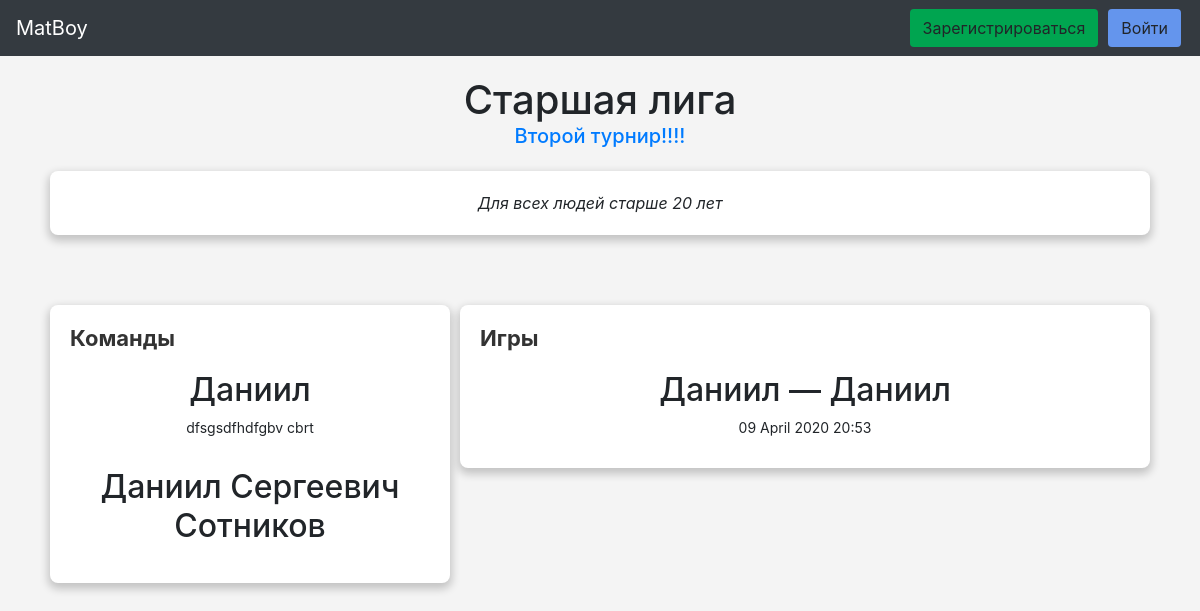
The page /league/1 on the database its author committed.
### data/league.py (models this page shows, shortened)
class League(BaseModel):
    __tablename__ = "leagues"
    __repr_attrs__ = ["title", "chief"]
    serialize_only = ("id",
                      "title",
                      "description",
                      "chief.id",
                      "chief.email",
                      "chief.fullname",
                      "tournament.id",
                      "tournament.title",
                      "teams.id",
                      "teams.name",
                      )
    title = sa.Column(sa.String, unique=False)
    description = sa.Column(sa.Text, nullable=True)
    chief_id = sa.Column(sa.Integer, sa.ForeignKey("users.id"))
    tournament_id = sa.Column(sa.Integer, sa.ForeignKey("tournaments.id"))
    chief = orm.relationship("User", backref="leagues")
    tournament = orm.relationship("Tournament", backref="leagues")

### data/tournament.py (models this page shows, shortened)
class Tournament(BaseModel):
    __tablename__ = "tournaments"
    __repr_attrs__ = ["title", "chief"]
    title = sa.Column(sa.String, unique=True)
    description = sa.Column(sa.Text, nullable=True)
    place = sa.Column(sa.String, nullable=True)
    start = sa.Column(sa.Date, nullable=True)
    end = sa.Column(sa.Date, nullable=True)
    chief_id = sa.Column(sa.Integer, sa.ForeignKey("users.id"))
    chief = orm.relationship("User", backref="tournaments")

### data/team.py (models this page shows, shortened)
class Team(BaseModel):
    __tablename__ = "teams"
    __repr_attrs__ = ["name", "tournament"]
    serialize_only = ("id",
                      "name",
                      "motto",
                      "status",
                      "trainer.id",
                      "trainer.email",
                      "trainer.fullname",
                      "tournament.id",
                      "tournament.title",
                      "league.id",
                      "league.title",
                      )
    name = sa.Column(sa.String)
    motto = sa.Column(sa.String, nullable=True)
    status = sa.Column(sa.Integer, default=1)
    trainer_id = sa.Column(sa.Integer, sa.ForeignKey("users.id"), nullable=True)
    tournament_id = sa.Column(sa.Integer, sa.ForeignKey("tournaments.id"), nullable=True)
    league_id = sa.Column(sa.Integer, sa.ForeignKey("leagues.id"), nullable=True)
    trainer = orm.relationship("User", backref="teams_for_train")
    tournament = orm.relationship("Tournament", backref="teams")
    league = orm.relationship("League", backref="teams")
    players = orm.relationship("User", secondary="users_to_teams", backref="teams")

### data/game.py (models this page shows, shortened)
class Game(BaseModel):
    __tablename__ = "games"
    __repr_attrs__ = ["team1", "team2", "league", "start"]
    serialize_only = ("id",
                      "title",
                      "place",
                      "start",
                      "status",
                      "judge.id",
                      "judge.email",
                      "judge.fullname",
                      "team1.id",
                      "team1.name",
                      "team2.id",
                      "team2.name",
                      "league.id",
                      "league.title",
                      )
    place = sa.Column(sa.String, nullable=True)
    start = sa.Column(sa.DateTime, nullable=True)
    protocol = sa.Column(MutableJson)
    status = sa.Column(sa.Boolean, default=1)
    judge_id = sa.Column(sa.Integer, sa.ForeignKey("users.id"))
    team1_id = sa.Column(sa.Integer, sa.ForeignKey("teams.id"))
    team2_id = sa.Column(sa.Integer, sa.ForeignKey("teams.id"))
    league_id = sa.Column(sa.Integer, sa.ForeignKey("leagues.id"))
    judge = orm.relationship("User", backref="judged_games")
    team1 = orm.relationship("Team", backref="games_1", foreign_keys=[team1_id, ])
    team2 = orm.relationship("Team", backref="games_2", foreign_keys=[team2_id, ])
    league = orm.relationship("League", backref="games")
    @property
    def title(self):
        return f"{self.team1.name} — {self.team2.name}"

### app/web_pages.py (the view)
@blueprint.route("/league/<int:league_id>")
def league_page(league_id):
    session = create_session()
    league = session.query(League).get(league_id)
    if not league:
        abort(404)
    return render_template("league.html", league=league)

### data/db_session.py (called while the page is built)
def create_session() -> Session:
    global __factory
    return __factory()

### templates/league.html (shortened to what this page needs)
{% extends 'base.html' %}
{% from 'models_macroses.html' import formated_datetime %}
{% block content %}
<div class="title_container">
  <h1 class="page_title">
    {{league.title}}
  </h1>
  <h5>
    <a href="/tournament/{{league.tournament.id}}">
      {{league.tournament.title}}
    </a>
  </h5>
</div>
<div class="box_container" style="margin-top: 0;">
  <div class="page_description box">
    {{league.description}}
  </div>
</div>
<div class="box_container">
  <div class="box box-tiny">
    <div class="shadow-box__title">
      Команды
    </div>
    {% for team in league.teams | sort(reverse=True, attribute="created_at") if team.status == 2 %}
      <div class="centered_block block_link"
            onclick="redirect(event)"
            href="/team/{{team.id}}"
      >
        <h2 class="item_title">{{team.name}}</h2>
        <div class="description">
          {{team.motto}}
        </div>
      </div>
    {% endfor %}
  </div>
  <div class="box box-large">
    <div class="shadow-box__title">
      Игры
    </div>
    {% for game in league.games %}
      <div class="centered_block block_link"
           onclick="redirect(event)"
           href="/game/{{game.id}}"
      >
        <h2 class="item_title">{{game.title}}</h2>
        <div class="description">
          {{formated_datetime(game.start)}}
        </div>
      </div>
    {% endfor %}
  </div>
</div>
{% endblock content %}

### templates/models_macroses.html (shortened to what this page needs)
{% set with_time_format = "%d %B %Y %H:%M"%}
{% macro formated_datetime(datetime) %}
  {% if datetime %}
    {{datetime.strftime(with_time_format)}}
  {% else %}
    Не известно
  {% endif %}
{% endmacro %}

### static/css/style.css (style rules this page uses)
body { height: 100%; background: #f4f4f4; font-size: 14px; font-weight: normal; font-family: "-apple-system",BlinkMacSystemFont,Arial,sans-serif; }
.shadow-box__title { -webkit-font-smoothing: antialiased; -moz-osx-font-smoothing: grayscale; display: flex; align-items: center; color: #333; font-size: 22px; line-height: 26px; font-family: "-apple-system",BlinkMacSystemFont,Arial,sans-serif; font-weight: 700; }
.item_title { margin-top: 10px; }
.block_link { cursor: pointer; transition: 0.2s ease-in; border-radius: 20px; }
.centered_block { text-align: center; padding: 10px 10px; width: 100%; box-sizing: border-box; align-items: center; }
.box-large { max-width: 700px; background: #fff; box-shadow: 0 2px 4px 0 rgba(0,0,0,0.1); border-radius: 4px; flex-grow: 1; padding: 10px; align-items: center; box-sizing: border-box; }
.box_container { display: flex; justify-content: center; flex-wrap: wrap-reverse; flex-direction: row; margin: 60px 0px 10px 0px; padding: 0; }
.box { flex-shrink: 0; flex-grow: 1; background: #fff; box-shadow: 0 4px 8px 2px rgba(0,0,0,0.2); border-radius: 8px; padding: 20px; margin: 5px; box-sizing: border-box; align-self: flex-end; }
.box-tiny { max-width: 400px; }
.box-large { max-width: 700px; }
.title_container { display: flex; flex-direction: column; align-items: center; justify-content: center; margin-bottom: 10px; margin-top: 20px; }
.page_title { margin: 0 6px 0 6px; }
.page_description { text-align: center; font-size: 16px; font-style: italic; }

### rows shown on the page
League: title "Старшая лига", description "Для всех людей старше 20 лет"
Tournament: tournament "Второй турнир!!!!"
Team: name "Даниил", motto "dfsgsdfhdfgbv cbrt"
Team: name "Даниил Сергеевич Сотников"
Game: title "Даниил — Даниил", strftime "09 April 2020 20:53"
